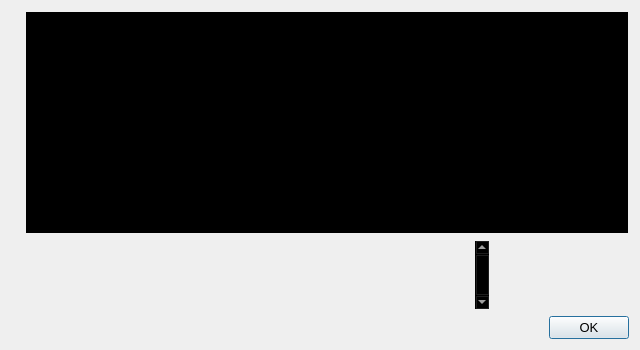
<?xml version="1.0" encoding="UTF-8"?>
<ui version="4.0">
 <class>HelpMessageDialog</class>
 <widget class="QDialog" name="HelpMessageDialog">
  <property name="geometry">
   <rect>
    <x>0</x>
    <y>0</y>
    <width>640</width>
    <height>350</height>
   </rect>
  </property>
  <property name="sizePolicy">
   <sizepolicy hsizetype="Fixed" vsizetype="Fixed">
    <horstretch>0</horstretch>
    <verstretch>0</verstretch>
   </sizepolicy>
  </property>
  <property name="maximumSize">
   <size>
    <width>640</width>
    <height>350</height>
   </size>
  </property>
  <property name="font">
   <font>
    <pointsize>10</pointsize>
   </font>
  </property>
  <property name="windowTitle">
   <string notr="true">Liberty Core - Command-line options</string>
  </property>
  <layout class="QHBoxLayout" name="horizontalLayout_2">
   <item>
    <widget class="QLabel" name="graphic">
     <property name="enabled">
      <bool>true</bool>
     </property>
     <property name="maximumSize">
      <size>
       <width>150</width>
       <height>100</height>
      </size>
     </property>
     <property name="layoutDirection">
      <enum>Qt::LeftToRight</enum>
     </property>
     <property name="pixmap">
      <pixmap resource="../liberty.qrc">:/images/aboutImage1</pixmap>
     </property>
     <property name="scaledContents">
      <bool>true</bool>
     </property>
     <property name="alignment">
      <set>Qt::AlignLeading|Qt::AlignLeft|Qt::AlignVCenter</set>
     </property>
    </widget>
   </item>
   <item>
    <layout class="QVBoxLayout" name="verticalLayout">
     <item>
      <widget class="QTextEdit" name="helpMessage">
       <property name="palette">
        <palette>
         <active>
          <colorrole role="WindowText">
           <brush brushstyle="SolidPattern">
            <color alpha="255">
             <red>255</red>
             <green>255</green>
             <blue>255</blue>
            </color>
           </brush>
          </colorrole>
          <colorrole role="Button">
           <brush brushstyle="SolidPattern">
            <color alpha="0">
             <red>0</red>
             <green>0</green>
             <blue>0</blue>
            </color>
           </brush>
          </colorrole>
          <colorrole role="Light">
           <brush brushstyle="SolidPattern">
            <color alpha="0">
             <red>0</red>
             <green>0</green>
             <blue>0</blue>
            </color>
           </brush>
          </colorrole>
          <colorrole role="Midlight">
           <brush brushstyle="SolidPattern">
            <color alpha="0">
             <red>0</red>
             <green>0</green>
             <blue>0</blue>
            </color>
           </brush>
          </colorrole>
          <colorrole role="Dark">
           <brush brushstyle="SolidPattern">
            <color alpha="0">
             <red>0</red>
             <green>0</green>
             <blue>0</blue>
            </color>
           </brush>
          </colorrole>
          <colorrole role="Mid">
           <brush brushstyle="SolidPattern">
            <color alpha="0">
             <red>0</red>
             <green>0</green>
             <blue>0</blue>
            </color>
           </brush>
          </colorrole>
          <colorrole role="Text">
           <brush brushstyle="SolidPattern">
            <color alpha="255">
             <red>255</red>
             <green>255</green>
             <blue>255</blue>
            </color>
           </brush>
          </colorrole>
          <colorrole role="BrightText">
           <brush brushstyle="SolidPattern">
            <color alpha="255">
             <red>255</red>
             <green>255</green>
             <blue>255</blue>
            </color>
           </brush>
          </colorrole>
          <colorrole role="ButtonText">
           <brush brushstyle="SolidPattern">
            <color alpha="255">
             <red>255</red>
             <green>255</green>
             <blue>255</blue>
            </color>
           </brush>
          </colorrole>
          <colorrole role="Base">
           <brush brushstyle="SolidPattern">
            <color alpha="255">
             <red>0</red>
             <green>0</green>
             <blue>0</blue>
            </color>
           </brush>
          </colorrole>
          <colorrole role="Window">
           <brush brushstyle="SolidPattern">
            <color alpha="0">
             <red>0</red>
             <green>0</green>
             <blue>0</blue>
            </color>
           </brush>
          </colorrole>
          <colorrole role="Shadow">
           <brush brushstyle="SolidPattern">
            <color alpha="255">
             <red>0</red>
             <green>0</green>
             <blue>0</blue>
            </color>
           </brush>
          </colorrole>
          <colorrole role="AlternateBase">
           <brush brushstyle="SolidPattern">
            <color alpha="127">
             <red>0</red>
             <green>0</green>
             <blue>0</blue>
            </color>
           </brush>
          </colorrole>
          <colorrole role="ToolTipBase">
           <brush brushstyle="SolidPattern">
            <color alpha="255">
             <red>255</red>
             <green>255</green>
             <blue>220</blue>
            </color>
           </brush>
          </colorrole>
          <colorrole role="ToolTipText">
           <brush brushstyle="SolidPattern">
            <color alpha="255">
             <red>0</red>
             <green>0</green>
             <blue>0</blue>
            </color>
           </brush>
          </colorrole>
         </active>
         <inactive>
          <colorrole role="WindowText">
           <brush brushstyle="SolidPattern">
            <color alpha="255">
             <red>255</red>
             <green>255</green>
             <blue>255</blue>
            </color>
           </brush>
          </colorrole>
          <colorrole role="Button">
           <brush brushstyle="SolidPattern">
            <color alpha="0">
             <red>0</red>
             <green>0</green>
             <blue>0</blue>
            </color>
           </brush>
          </colorrole>
          <colorrole role="Light">
           <brush brushstyle="SolidPattern">
            <color alpha="0">
             <red>0</red>
             <green>0</green>
             <blue>0</blue>
            </color>
           </brush>
          </colorrole>
          <colorrole role="Midlight">
           <brush brushstyle="SolidPattern">
            <color alpha="0">
             <red>0</red>
             <green>0</green>
             <blue>0</blue>
            </color>
           </brush>
          </colorrole>
          <colorrole role="Dark">
           <brush brushstyle="SolidPattern">
            <color alpha="0">
             <red>0</red>
             <green>0</green>
             <blue>0</blue>
            </color>
           </brush>
          </colorrole>
          <colorrole role="Mid">
           <brush brushstyle="SolidPattern">
            <color alpha="0">
             <red>0</red>
             <green>0</green>
             <blue>0</blue>
            </color>
           </brush>
          </colorrole>
          <colorrole role="Text">
           <brush brushstyle="SolidPattern">
            <color alpha="255">
             <red>255</red>
             <green>255</green>
             <blue>255</blue>
            </color>
           </brush>
          </colorrole>
          <colorrole role="BrightText">
           <brush brushstyle="SolidPattern">
            <color alpha="255">
             <red>255</red>
             <green>255</green>
             <blue>255</blue>
            </color>
           </brush>
          </colorrole>
          <colorrole role="ButtonText">
           <brush brushstyle="SolidPattern">
            <color alpha="255">
             <red>255</red>
             <green>255</green>
             <blue>255</blue>
            </color>
           </brush>
          </colorrole>
          <colorrole role="Base">
           <brush brushstyle="SolidPattern">
            <color alpha="255">
             <red>0</red>
             <green>0</green>
             <blue>0</blue>
            </color>
           </brush>
          </colorrole>
          <colorrole role="Window">
           <brush brushstyle="SolidPattern">
            <color alpha="0">
             <red>0</red>
             <green>0</green>
             <blue>0</blue>
            </color>
           </brush>
          </colorrole>
          <colorrole role="Shadow">
           <brush brushstyle="SolidPattern">
            <color alpha="255">
             <red>0</red>
             <green>0</green>
             <blue>0</blue>
            </color>
           </brush>
          </colorrole>
          <colorrole role="AlternateBase">
           <brush brushstyle="SolidPattern">
            <color alpha="127">
             <red>0</red>
             <green>0</green>
             <blue>0</blue>
            </color>
           </brush>
          </colorrole>
          <colorrole role="ToolTipBase">
           <brush brushstyle="SolidPattern">
            <color alpha="255">
             <red>255</red>
             <green>255</green>
             <blue>220</blue>
            </color>
           </brush>
          </colorrole>
          <colorrole role="ToolTipText">
           <brush brushstyle="SolidPattern">
            <color alpha="255">
             <red>0</red>
             <green>0</green>
             <blue>0</blue>
            </color>
           </brush>
          </colorrole>
         </inactive>
         <disabled>
          <colorrole role="WindowText">
           <brush brushstyle="SolidPattern">
            <color alpha="0">
             <red>0</red>
             <green>0</green>
             <blue>0</blue>
            </color>
           </brush>
          </colorrole>
          <colorrole role="Button">
           <brush brushstyle="SolidPattern">
            <color alpha="0">
             <red>0</red>
             <green>0</green>
             <blue>0</blue>
            </color>
           </brush>
          </colorrole>
          <colorrole role="Light">
           <brush brushstyle="SolidPattern">
            <color alpha="0">
             <red>0</red>
             <green>0</green>
             <blue>0</blue>
            </color>
           </brush>
          </colorrole>
          <colorrole role="Midlight">
           <brush brushstyle="SolidPattern">
            <color alpha="0">
             <red>0</red>
             <green>0</green>
             <blue>0</blue>
            </color>
           </brush>
          </colorrole>
          <colorrole role="Dark">
           <brush brushstyle="SolidPattern">
            <color alpha="0">
             <red>0</red>
             <green>0</green>
             <blue>0</blue>
            </color>
           </brush>
          </colorrole>
          <colorrole role="Mid">
           <brush brushstyle="SolidPattern">
            <color alpha="0">
             <red>0</red>
             <green>0</green>
             <blue>0</blue>
            </color>
           </brush>
          </colorrole>
          <colorrole role="Text">
           <brush brushstyle="SolidPattern">
            <color alpha="0">
             <red>0</red>
             <green>0</green>
             <blue>0</blue>
            </color>
           </brush>
          </colorrole>
          <colorrole role="BrightText">
           <brush brushstyle="SolidPattern">
            <color alpha="255">
             <red>255</red>
             <green>255</green>
             <blue>255</blue>
            </color>
           </brush>
          </colorrole>
          <colorrole role="ButtonText">
           <brush brushstyle="SolidPattern">
            <color alpha="0">
             <red>0</red>
             <green>0</green>
             <blue>0</blue>
            </color>
           </brush>
          </colorrole>
          <colorrole role="Base">
           <brush brushstyle="SolidPattern">
            <color alpha="0">
             <red>0</red>
             <green>0</green>
             <blue>0</blue>
            </color>
           </brush>
          </colorrole>
          <colorrole role="Window">
           <brush brushstyle="SolidPattern">
            <color alpha="0">
             <red>0</red>
             <green>0</green>
             <blue>0</blue>
            </color>
           </brush>
          </colorrole>
          <colorrole role="Shadow">
           <brush brushstyle="SolidPattern">
            <color alpha="255">
             <red>0</red>
             <green>0</green>
             <blue>0</blue>
            </color>
           </brush>
          </colorrole>
          <colorrole role="AlternateBase">
           <brush brushstyle="SolidPattern">
            <color alpha="0">
             <red>0</red>
             <green>0</green>
             <blue>0</blue>
            </color>
           </brush>
          </colorrole>
          <colorrole role="ToolTipBase">
           <brush brushstyle="SolidPattern">
            <color alpha="255">
             <red>255</red>
             <green>255</green>
             <blue>220</blue>
            </color>
           </brush>
          </colorrole>
          <colorrole role="ToolTipText">
           <brush brushstyle="SolidPattern">
            <color alpha="255">
             <red>0</red>
             <green>0</green>
             <blue>0</blue>
            </color>
           </brush>
          </colorrole>
         </disabled>
        </palette>
       </property>
       <property name="autoFillBackground">
        <bool>false</bool>
       </property>
       <property name="readOnly">
        <bool>true</bool>
       </property>
      </widget>
     </item>
     <item>
      <widget class="QScrollArea" name="scrollArea">
       <property name="sizePolicy">
        <sizepolicy hsizetype="Fixed" vsizetype="Fixed">
         <horstretch>0</horstretch>
         <verstretch>0</verstretch>
        </sizepolicy>
       </property>
       <property name="maximumSize">
        <size>
         <width>465</width>
         <height>385</height>
        </size>
       </property>
       <property name="palette">
        <palette>
         <active>
          <colorrole role="WindowText">
           <brush brushstyle="SolidPattern">
            <color alpha="255">
             <red>255</red>
             <green>255</green>
             <blue>255</blue>
            </color>
           </brush>
          </colorrole>
          <colorrole role="Button">
           <brush brushstyle="SolidPattern">
            <color alpha="0">
             <red>0</red>
             <green>0</green>
             <blue>0</blue>
            </color>
           </brush>
          </colorrole>
          <colorrole role="Light">
           <brush brushstyle="SolidPattern">
            <color alpha="0">
             <red>0</red>
             <green>0</green>
             <blue>0</blue>
            </color>
           </brush>
          </colorrole>
          <colorrole role="Midlight">
           <brush brushstyle="SolidPattern">
            <color alpha="0">
             <red>0</red>
             <green>0</green>
             <blue>0</blue>
            </color>
           </brush>
          </colorrole>
          <colorrole role="Dark">
           <brush brushstyle="SolidPattern">
            <color alpha="0">
             <red>0</red>
             <green>0</green>
             <blue>0</blue>
            </color>
           </brush>
          </colorrole>
          <colorrole role="Mid">
           <brush brushstyle="SolidPattern">
            <color alpha="0">
             <red>0</red>
             <green>0</green>
             <blue>0</blue>
            </color>
           </brush>
          </colorrole>
          <colorrole role="Text">
           <brush brushstyle="SolidPattern">
            <color alpha="255">
             <red>255</red>
             <green>255</green>
             <blue>255</blue>
            </color>
           </brush>
          </colorrole>
          <colorrole role="BrightText">
           <brush brushstyle="SolidPattern">
            <color alpha="255">
             <red>255</red>
             <green>255</green>
             <blue>255</blue>
            </color>
           </brush>
          </colorrole>
          <colorrole role="ButtonText">
           <brush brushstyle="SolidPattern">
            <color alpha="255">
             <red>255</red>
             <green>255</green>
             <blue>255</blue>
            </color>
           </brush>
          </colorrole>
          <colorrole role="Base">
           <brush brushstyle="SolidPattern">
            <color alpha="255">
             <red>0</red>
             <green>0</green>
             <blue>0</blue>
            </color>
           </brush>
          </colorrole>
          <colorrole role="Window">
           <brush brushstyle="SolidPattern">
            <color alpha="0">
             <red>0</red>
             <green>0</green>
             <blue>0</blue>
            </color>
           </brush>
          </colorrole>
          <colorrole role="Shadow">
           <brush brushstyle="SolidPattern">
            <color alpha="255">
             <red>0</red>
             <green>0</green>
             <blue>0</blue>
            </color>
           </brush>
          </colorrole>
          <colorrole role="AlternateBase">
           <brush brushstyle="SolidPattern">
            <color alpha="127">
             <red>0</red>
             <green>0</green>
             <blue>0</blue>
            </color>
           </brush>
          </colorrole>
          <colorrole role="ToolTipBase">
           <brush brushstyle="SolidPattern">
            <color alpha="255">
             <red>255</red>
             <green>255</green>
             <blue>220</blue>
            </color>
           </brush>
          </colorrole>
          <colorrole role="ToolTipText">
           <brush brushstyle="SolidPattern">
            <color alpha="255">
             <red>0</red>
             <green>0</green>
             <blue>0</blue>
            </color>
           </brush>
          </colorrole>
         </active>
         <inactive>
          <colorrole role="WindowText">
           <brush brushstyle="SolidPattern">
            <color alpha="255">
             <red>255</red>
             <green>255</green>
             <blue>255</blue>
            </color>
           </brush>
          </colorrole>
          <colorrole role="Button">
           <brush brushstyle="SolidPattern">
            <color alpha="0">
             <red>0</red>
             <green>0</green>
             <blue>0</blue>
            </color>
           </brush>
          </colorrole>
          <colorrole role="Light">
           <brush brushstyle="SolidPattern">
            <color alpha="0">
             <red>0</red>
             <green>0</green>
             <blue>0</blue>
            </color>
           </brush>
          </colorrole>
          <colorrole role="Midlight">
           <brush brushstyle="SolidPattern">
            <color alpha="0">
             <red>0</red>
             <green>0</green>
             <blue>0</blue>
            </color>
           </brush>
          </colorrole>
          <colorrole role="Dark">
           <brush brushstyle="SolidPattern">
            <color alpha="0">
             <red>0</red>
             <green>0</green>
             <blue>0</blue>
            </color>
           </brush>
          </colorrole>
          <colorrole role="Mid">
           <brush brushstyle="SolidPattern">
            <color alpha="0">
             <red>0</red>
             <green>0</green>
             <blue>0</blue>
            </color>
           </brush>
          </colorrole>
          <colorrole role="Text">
           <brush brushstyle="SolidPattern">
            <color alpha="255">
             <red>255</red>
             <green>255</green>
             <blue>255</blue>
            </color>
           </brush>
          </colorrole>
          <colorrole role="BrightText">
           <brush brushstyle="SolidPattern">
            <color alpha="255">
             <red>255</red>
             <green>255</green>
             <blue>255</blue>
            </color>
           </brush>
          </colorrole>
          <colorrole role="ButtonText">
           <brush brushstyle="SolidPattern">
            <color alpha="255">
             <red>255</red>
             <green>255</green>
             <blue>255</blue>
            </color>
           </brush>
          </colorrole>
          <colorrole role="Base">
           <brush brushstyle="SolidPattern">
            <color alpha="255">
             <red>0</red>
             <green>0</green>
             <blue>0</blue>
            </color>
           </brush>
          </colorrole>
          <colorrole role="Window">
           <brush brushstyle="SolidPattern">
            <color alpha="0">
             <red>0</red>
             <green>0</green>
             <blue>0</blue>
            </color>
           </brush>
          </colorrole>
          <colorrole role="Shadow">
           <brush brushstyle="SolidPattern">
            <color alpha="255">
             <red>0</red>
             <green>0</green>
             <blue>0</blue>
            </color>
           </brush>
          </colorrole>
          <colorrole role="AlternateBase">
           <brush brushstyle="SolidPattern">
            <color alpha="127">
             <red>0</red>
             <green>0</green>
             <blue>0</blue>
            </color>
           </brush>
          </colorrole>
          <colorrole role="ToolTipBase">
           <brush brushstyle="SolidPattern">
            <color alpha="255">
             <red>255</red>
             <green>255</green>
             <blue>220</blue>
            </color>
           </brush>
          </colorrole>
          <colorrole role="ToolTipText">
           <brush brushstyle="SolidPattern">
            <color alpha="255">
             <red>0</red>
             <green>0</green>
             <blue>0</blue>
            </color>
           </brush>
          </colorrole>
         </inactive>
         <disabled>
          <colorrole role="WindowText">
           <brush brushstyle="SolidPattern">
            <color alpha="0">
             <red>0</red>
             <green>0</green>
             <blue>0</blue>
            </color>
           </brush>
          </colorrole>
          <colorrole role="Button">
           <brush brushstyle="SolidPattern">
            <color alpha="0">
             <red>0</red>
             <green>0</green>
             <blue>0</blue>
            </color>
           </brush>
          </colorrole>
          <colorrole role="Light">
           <brush brushstyle="SolidPattern">
            <color alpha="0">
             <red>0</red>
             <green>0</green>
             <blue>0</blue>
            </color>
           </brush>
          </colorrole>
          <colorrole role="Midlight">
           <brush brushstyle="SolidPattern">
            <color alpha="0">
             <red>0</red>
             <green>0</green>
             <blue>0</blue>
            </color>
           </brush>
          </colorrole>
          <colorrole role="Dark">
           <brush brushstyle="SolidPattern">
            <color alpha="0">
             <red>0</red>
             <green>0</green>
             <blue>0</blue>
            </color>
           </brush>
          </colorrole>
          <colorrole role="Mid">
           <brush brushstyle="SolidPattern">
            <color alpha="0">
             <red>0</red>
             <green>0</green>
             <blue>0</blue>
            </color>
           </brush>
          </colorrole>
          <colorrole role="Text">
           <brush brushstyle="SolidPattern">
            <color alpha="0">
             <red>0</red>
             <green>0</green>
             <blue>0</blue>
            </color>
           </brush>
          </colorrole>
          <colorrole role="BrightText">
           <brush brushstyle="SolidPattern">
            <color alpha="255">
             <red>255</red>
             <green>255</green>
             <blue>255</blue>
            </color>
           </brush>
          </colorrole>
          <colorrole role="ButtonText">
           <brush brushstyle="SolidPattern">
            <color alpha="0">
             <red>0</red>
             <green>0</green>
             <blue>0</blue>
            </color>
           </brush>
          </colorrole>
          <colorrole role="Base">
           <brush brushstyle="SolidPattern">
            <color alpha="0">
             <red>0</red>
             <green>0</green>
             <blue>0</blue>
            </color>
           </brush>
          </colorrole>
          <colorrole role="Window">
           <brush brushstyle="SolidPattern">
            <color alpha="0">
             <red>0</red>
             <green>0</green>
             <blue>0</blue>
            </color>
           </brush>
          </colorrole>
          <colorrole role="Shadow">
           <brush brushstyle="SolidPattern">
            <color alpha="255">
             <red>0</red>
             <green>0</green>
             <blue>0</blue>
            </color>
           </brush>
          </colorrole>
          <colorrole role="AlternateBase">
           <brush brushstyle="SolidPattern">
            <color alpha="0">
             <red>0</red>
             <green>0</green>
             <blue>0</blue>
            </color>
           </brush>
          </colorrole>
          <colorrole role="ToolTipBase">
           <brush brushstyle="SolidPattern">
            <color alpha="255">
             <red>255</red>
             <green>255</green>
             <blue>220</blue>
            </color>
           </brush>
          </colorrole>
          <colorrole role="ToolTipText">
           <brush brushstyle="SolidPattern">
            <color alpha="255">
             <red>0</red>
             <green>0</green>
             <blue>0</blue>
            </color>
           </brush>
          </colorrole>
         </disabled>
        </palette>
       </property>
       <property name="verticalScrollBarPolicy">
        <enum>Qt::ScrollBarAlwaysOn</enum>
       </property>
       <property name="widgetResizable">
        <bool>true</bool>
       </property>
       <widget class="QWidget" name="scrollAreaWidgetContents">
        <property name="geometry">
         <rect>
          <x>0</x>
          <y>0</y>
          <width>768</width>
          <height>418</height>
         </rect>
        </property>
        <layout class="QVBoxLayout" name="verticalLayout_2">
         <item>
          <widget class="QLabel" name="aboutMessage">
           <property name="palette">
            <palette>
             <active>
              <colorrole role="WindowText">
               <brush brushstyle="SolidPattern">
                <color alpha="255">
                 <red>255</red>
                 <green>255</green>
                 <blue>255</blue>
                </color>
               </brush>
              </colorrole>
              <colorrole role="Button">
               <brush brushstyle="SolidPattern">
                <color alpha="0">
                 <red>0</red>
                 <green>0</green>
                 <blue>0</blue>
                </color>
               </brush>
              </colorrole>
              <colorrole role="Light">
               <brush brushstyle="SolidPattern">
                <color alpha="0">
                 <red>0</red>
                 <green>0</green>
                 <blue>0</blue>
                </color>
               </brush>
              </colorrole>
              <colorrole role="Midlight">
               <brush brushstyle="SolidPattern">
                <color alpha="0">
                 <red>0</red>
                 <green>0</green>
                 <blue>0</blue>
                </color>
               </brush>
              </colorrole>
              <colorrole role="Dark">
               <brush brushstyle="SolidPattern">
                <color alpha="0">
                 <red>0</red>
                 <green>0</green>
                 <blue>0</blue>
                </color>
               </brush>
              </colorrole>
              <colorrole role="Mid">
               <brush brushstyle="SolidPattern">
                <color alpha="0">
                 <red>0</red>
                 <green>0</green>
                 <blue>0</blue>
                </color>
               </brush>
              </colorrole>
              <colorrole role="Text">
               <brush brushstyle="SolidPattern">
                <color alpha="255">
                 <red>255</red>
                 <green>255</green>
                 <blue>255</blue>
                </color>
               </brush>
              </colorrole>
              <colorrole role="BrightText">
               <brush brushstyle="SolidPattern">
                <color alpha="255">
                 <red>255</red>
                 <green>255</green>
                 <blue>255</blue>
                </color>
               </brush>
              </colorrole>
              <colorrole role="ButtonText">
               <brush brushstyle="SolidPattern">
                <color alpha="255">
                 <red>255</red>
                 <green>255</green>
                 <blue>255</blue>
                </color>
               </brush>
              </colorrole>
              <colorrole role="Base">
               <brush brushstyle="SolidPattern">
                <color alpha="255">
                 <red>0</red>
                 <green>0</green>
                 <blue>0</blue>
                </color>
               </brush>
              </colorrole>
              <colorrole role="Window">
               <brush brushstyle="SolidPattern">
                <color alpha="0">
                 <red>0</red>
                 <green>0</green>
                 <blue>0</blue>
                </color>
               </brush>
              </colorrole>
              <colorrole role="Shadow">
               <brush brushstyle="SolidPattern">
                <color alpha="255">
                 <red>0</red>
                 <green>0</green>
                 <blue>0</blue>
                </color>
               </brush>
              </colorrole>
              <colorrole role="AlternateBase">
               <brush brushstyle="SolidPattern">
                <color alpha="127">
                 <red>0</red>
                 <green>0</green>
                 <blue>0</blue>
                </color>
               </brush>
              </colorrole>
              <colorrole role="ToolTipBase">
               <brush brushstyle="SolidPattern">
                <color alpha="255">
                 <red>255</red>
                 <green>255</green>
                 <blue>220</blue>
                </color>
               </brush>
              </colorrole>
              <colorrole role="ToolTipText">
               <brush brushstyle="SolidPattern">
                <color alpha="255">
                 <red>0</red>
                 <green>0</green>
                 <blue>0</blue>
                </color>
               </brush>
              </colorrole>
             </active>
             <inactive>
              <colorrole role="WindowText">
               <brush brushstyle="SolidPattern">
                <color alpha="255">
                 <red>255</red>
                 <green>255</green>
                 <blue>255</blue>
                </color>
               </brush>
              </colorrole>
              <colorrole role="Button">
               <brush brushstyle="SolidPattern">
                <color alpha="0">
                 <red>0</red>
                 <green>0</green>
                 <blue>0</blue>
                </color>
               </brush>
              </colorrole>
              <colorrole role="Light">
               <brush brushstyle="SolidPattern">
                <color alpha="0">
                 <red>0</red>
                 <green>0</green>
                 <blue>0</blue>
                </color>
               </brush>
              </colorrole>
              <colorrole role="Midlight">
               <brush brushstyle="SolidPattern">
                <color alpha="0">
                 <red>0</red>
                 <green>0</green>
                 <blue>0</blue>
                </color>
               </brush>
              </colorrole>
              <colorrole role="Dark">
               <brush brushstyle="SolidPattern">
                <color alpha="0">
                 <red>0</red>
                 <green>0</green>
                 <blue>0</blue>
                </color>
               </brush>
              </colorrole>
              <colorrole role="Mid">
               <brush brushstyle="SolidPattern">
                <color alpha="0">
                 <red>0</red>
                 <green>0</green>
                 <blue>0</blue>
                </color>
               </brush>
              </colorrole>
              <colorrole role="Text">
               <brush brushstyle="SolidPattern">
                <color alpha="255">
                 <red>255</red>
                 <green>255</green>
                 <blue>255</blue>
                </color>
               </brush>
              </colorrole>
              <colorrole role="BrightText">
               <brush brushstyle="SolidPattern">
                <color alpha="255">
                 <red>255</red>
                 <green>255</green>
                 <blue>255</blue>
                </color>
               </brush>
              </colorrole>
              <colorrole role="ButtonText">
               <brush brushstyle="SolidPattern">
                <color alpha="255">
                 <red>255</red>
                 <green>255</green>
                 <blue>255</blue>
                </color>
               </brush>
              </colorrole>
              <colorrole role="Base">
               <brush brushstyle="SolidPattern">
                <color alpha="255">
                 <red>0</red>
                 <green>0</green>
                 <blue>0</blue>
                </color>
               </brush>
              </colorrole>
              <colorrole role="Window">
               <brush brushstyle="SolidPattern">
                <color alpha="0">
                 <red>0</red>
                 <green>0</green>
                 <blue>0</blue>
                </color>
               </brush>
              </colorrole>
              <colorrole role="Shadow">
               <brush brushstyle="SolidPattern">
                <color alpha="255">
                 <red>0</red>
                 <green>0</green>
                 <blue>0</blue>
                </color>
               </brush>
              </colorrole>
              <colorrole role="AlternateBase">
               <brush brushstyle="SolidPattern">
                <color alpha="127">
                 <red>0</red>
                 <green>0</green>
                 <blue>0</blue>
                </color>
               </brush>
              </colorrole>
              <colorrole role="ToolTipBase">
               <brush brushstyle="SolidPattern">
                <color alpha="255">
                 <red>255</red>
                 <green>255</green>
                 <blue>220</blue>
                </color>
               </brush>
              </colorrole>
              <colorrole role="ToolTipText">
               <brush brushstyle="SolidPattern">
                <color alpha="255">
                 <red>0</red>
                 <green>0</green>
                 <blue>0</blue>
                </color>
               </brush>
              </colorrole>
             </inactive>
             <disabled>
              <colorrole role="WindowText">
               <brush brushstyle="SolidPattern">
                <color alpha="0">
                 <red>0</red>
                 <green>0</green>
                 <blue>0</blue>
                </color>
               </brush>
              </colorrole>
              <colorrole role="Button">
               <brush brushstyle="SolidPattern">
                <color alpha="0">
                 <red>0</red>
                 <green>0</green>
                 <blue>0</blue>
                </color>
               </brush>
              </colorrole>
              <colorrole role="Light">
               <brush brushstyle="SolidPattern">
                <color alpha="0">
                 <red>0</red>
                 <green>0</green>
                 <blue>0</blue>
                </color>
               </brush>
              </colorrole>
              <colorrole role="Midlight">
               <brush brushstyle="SolidPattern">
                <color alpha="0">
                 <red>0</red>
                 <green>0</green>
                 <blue>0</blue>
                </color>
               </brush>
              </colorrole>
              <colorrole role="Dark">
               <brush brushstyle="SolidPattern">
                <color alpha="0">
                 <red>0</red>
                 <green>0</green>
                 <blue>0</blue>
                </color>
               </brush>
              </colorrole>
              <colorrole role="Mid">
               <brush brushstyle="SolidPattern">
                <color alpha="0">
                 <red>0</red>
                 <green>0</green>
                 <blue>0</blue>
                </color>
               </brush>
              </colorrole>
              <colorrole role="Text">
               <brush brushstyle="SolidPattern">
                <color alpha="0">
                 <red>0</red>
                 <green>0</green>
                 <blue>0</blue>
                </color>
               </brush>
              </colorrole>
              <colorrole role="BrightText">
               <brush brushstyle="SolidPattern">
                <color alpha="255">
                 <red>255</red>
                 <green>255</green>
                 <blue>255</blue>
                </color>
               </brush>
              </colorrole>
              <colorrole role="ButtonText">
               <brush brushstyle="SolidPattern">
                <color alpha="0">
                 <red>0</red>
                 <green>0</green>
                 <blue>0</blue>
                </color>
               </brush>
              </colorrole>
              <colorrole role="Base">
               <brush brushstyle="SolidPattern">
                <color alpha="0">
                 <red>0</red>
                 <green>0</green>
                 <blue>0</blue>
                </color>
               </brush>
              </colorrole>
              <colorrole role="Window">
               <brush brushstyle="SolidPattern">
                <color alpha="0">
                 <red>0</red>
                 <green>0</green>
                 <blue>0</blue>
                </color>
               </brush>
              </colorrole>
              <colorrole role="Shadow">
               <brush brushstyle="SolidPattern">
                <color alpha="255">
                 <red>0</red>
                 <green>0</green>
                 <blue>0</blue>
                </color>
               </brush>
              </colorrole>
              <colorrole role="AlternateBase">
               <brush brushstyle="SolidPattern">
                <color alpha="0">
                 <red>0</red>
                 <green>0</green>
                 <blue>0</blue>
                </color>
               </brush>
              </colorrole>
              <colorrole role="ToolTipBase">
               <brush brushstyle="SolidPattern">
                <color alpha="255">
                 <red>255</red>
                 <green>255</green>
                 <blue>220</blue>
                </color>
               </brush>
              </colorrole>
              <colorrole role="ToolTipText">
               <brush brushstyle="SolidPattern">
                <color alpha="255">
                 <red>0</red>
                 <green>0</green>
                 <blue>0</blue>
                </color>
               </brush>
              </colorrole>
             </disabled>
            </palette>
           </property>
           <property name="cursor">
            <cursorShape>IBeamCursor</cursorShape>
           </property>
           <property name="textFormat">
            <enum>Qt::PlainText</enum>
           </property>
           <property name="pixmap">
            <pixmap resource="../liberty.qrc">:/images/aboutImage1_bg</pixmap>
           </property>
           <property name="scaledContents">
            <bool>true</bool>
           </property>
           <property name="alignment">
            <set>Qt::AlignLeading|Qt::AlignLeft|Qt::AlignTop</set>
           </property>
           <property name="openExternalLinks">
            <bool>true</bool>
           </property>
           <property name="textInteractionFlags">
            <set>Qt::LinksAccessibleByMouse|Qt::TextSelectableByKeyboard|Qt::TextSelectableByMouse</set>
           </property>
          </widget>
         </item>
        </layout>
       </widget>
      </widget>
     </item>
     <item>
      <widget class="QDialogButtonBox" name="okButton">
       <property name="orientation">
        <enum>Qt::Horizontal</enum>
       </property>
       <property name="standardButtons">
        <set>QDialogButtonBox::Ok</set>
       </property>
      </widget>
     </item>
    </layout>
   </item>
  </layout>
 </widget>
 <resources>
  <include location="../liberty.qrc"/>
 </resources>
 <connections>
  <connection>
   <sender>okButton</sender>
   <signal>accepted()</signal>
   <receiver>HelpMessageDialog</receiver>
   <slot>accept()</slot>
   <hints>
    <hint type="sourcelabel">
     <x>20</x>
     <y>20</y>
    </hint>
    <hint type="destinationlabel">
     <x>20</x>
     <y>20</y>
    </hint>
   </hints>
  </connection>
  <connection>
   <sender>okButton</sender>
   <signal>rejected()</signal>
   <receiver>HelpMessageDialog</receiver>
   <slot>reject()</slot>
   <hints>
    <hint type="sourcelabel">
     <x>20</x>
     <y>20</y>
    </hint>
    <hint type="destinationlabel">
     <x>20</x>
     <y>20</y>
    </hint>
   </hints>
  </connection>
 </connections>
</ui>
